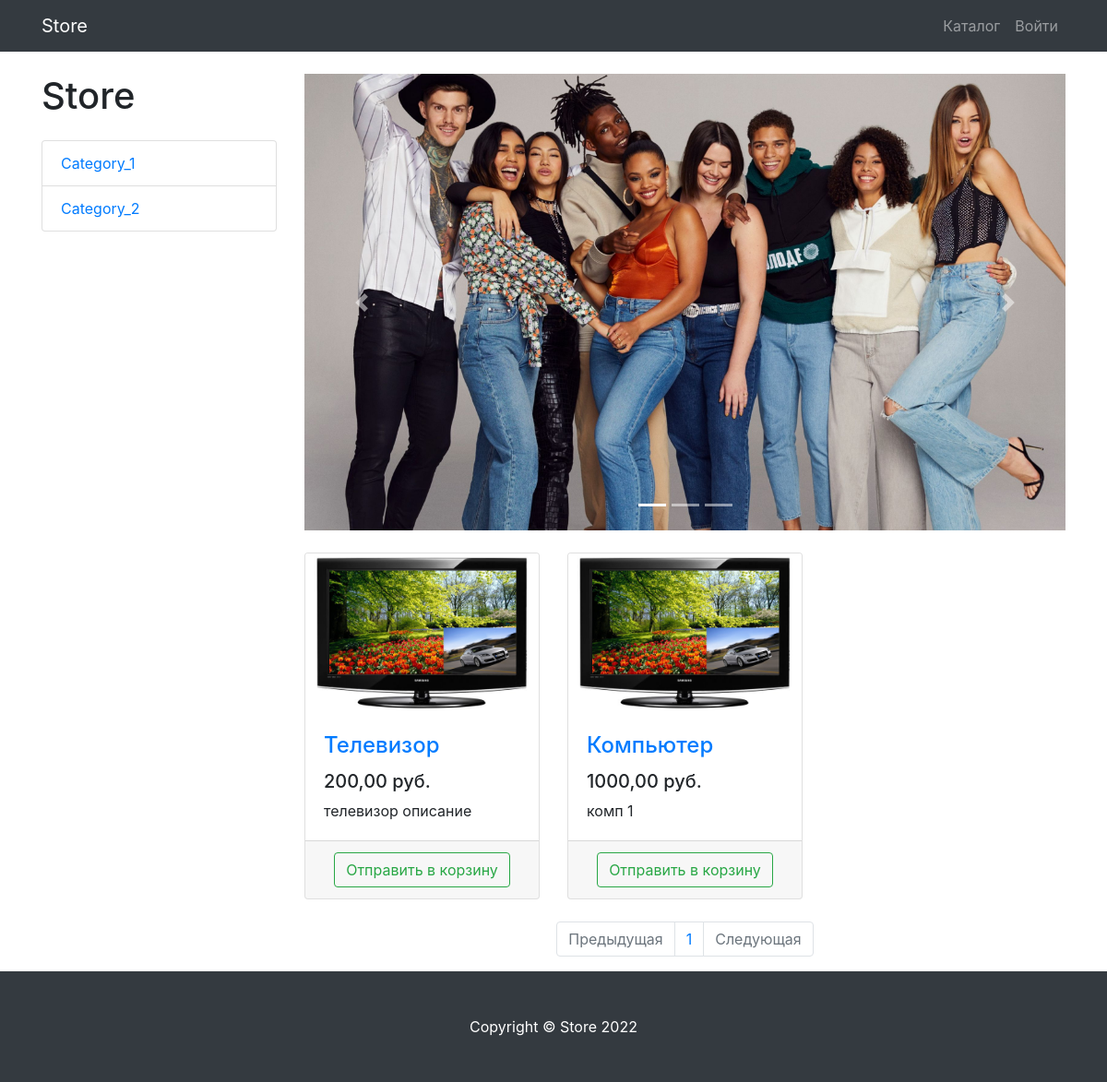
Before: / with the older database file.
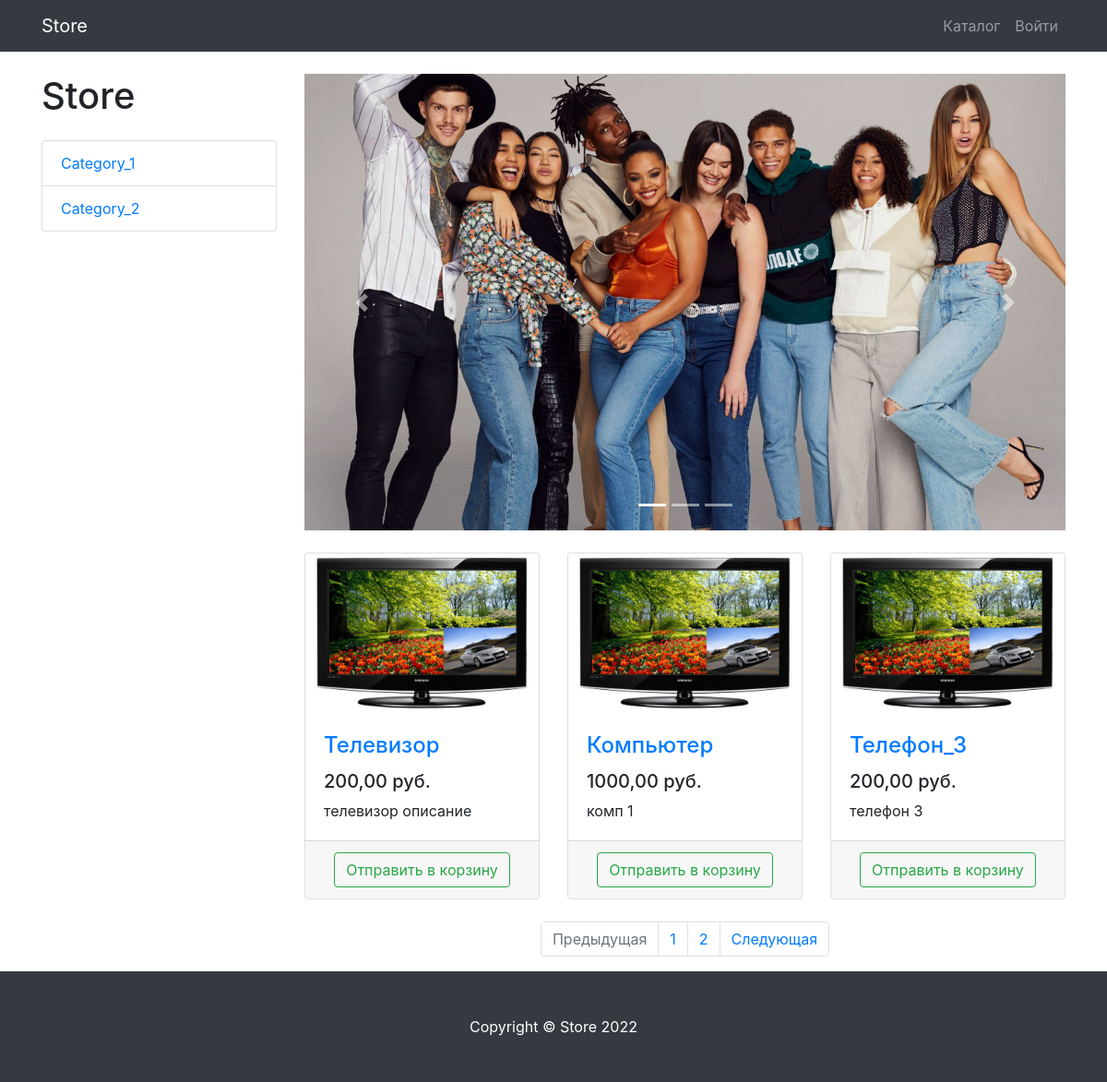
After: the same page with the newer database file.
### prostoapp/models.py (models this page shows, shortened)
class ProductCategory(models.Model):
    name = models.CharField(max_length=128, unique=True, verbose_name='Наименования')
    description = models.TextField(null=True, blank=True, verbose_name='Описание')
    class Meta:
        verbose_name = 'Категория'
        verbose_name_plural = 'Категории'

class Product(models.Model):
    name = models.CharField(max_length=256, verbose_name='Наименование')
    description = models.TextField(verbose_name='Описание')
    price = models.DecimalField(max_digits=8, decimal_places=2, verbose_name='Цена')
    quantity = models.PositiveIntegerField(default=0, verbose_name='Наличие')
    image = models.ImageField(upload_to='products_images', verbose_name='Картинка')
    category = models.ForeignKey(to=ProductCategory, on_delete=models.CASCADE, verbose_name='Категория')
    class Meta:
        verbose_name = 'Продукт'
        verbose_name_plural = 'Продукты'

### prostoapp/views.py (the view)
# urls.py: path('', products, name='index'),
def products(request, category_id=None, page_number=1):
    products = Product.objects.filter(category_id=category_id) if category_id else Product.objects.all()
    per_page = 3
    paginator = Paginator(products, per_page)
    products_paginator = paginator.page(page_number)
    context = {
        'products': products_paginator,
        'categories': ProductCategory.objects.all(),
    }
    return render(request, 'prostoapp/products.html', context)

### prostoapp/templates/prostoapp/products.html (shortened to what the changed rows need)
{% extends 'prostoapp/base.html' %}
{% load static %}
{% block css %}
    <link href="{% static 'vendor/css/products.css' %}" rel="stylesheet">
{% endblock %}
{% block content %}
    <div class="container">
        <div class="row">
            <div class="col-lg-3">
                <h1 class="my-4">Store</h1>
                <div class="list-group">
                    {% for category in categories %}
                        <a href="{% url 'prostoapp:category' category.id %}" class="list-group-item">
                            {{ category.name }}
                        </a>
                    {% endfor %}
                </div>
            </div>
            <div class="col-lg-9">
                <div class="row">
                    {% for product in products %}
                        <div class="col-lg-4 col-md-6 mb-4">
                            <div class="card h-100">
                                <a href="#">
                                    <img class="card-img-top"
                                         src="{{ product.image.url }}"
                                         alt="">
                                </a>
                                <div class="card-body">
                                    <h4 class="card-title">
                                        <a href="#">{{ product.name }}</a>
                                    </h4>
                                    <h5>{{ product.price }} руб.</h5>
                                    <p class="card-text">{{ product.description }}</p>
                                </div>
                                <div class="card-footer text-center">
                                    <a class="btn btn-outline-success"
                                       href="{% url 'prostoapp:basket_add' product.id %}">
                                        Отправить в корзину
                                    </a>
                                </div>
                            </div>
                        </div>
                    {% endfor %}
                </div>
                <nav aria-label="Page navigation example">
                    <ul class="pagination justify-content-center">
                        {% for page in products.paginator.page_range %}
                            <li class="page-item">
                                <a class="page-link" href="{% url 'prostoapp:paginator' page %}">
                                    {{ page }}
                                </a>
                            </li>
                        {% endfor %}
                        <li class="page-item {% if not products.has_next %} disabled {% endif %}">
                            <a class="page-link"
                               href="{% if products.has_next %} {% url 'prostoapp:paginator' products.next_page_number %} {% else %} # {% endif %}">
                                Следующая
                            </a>
                        </li>
                    </ul>
                </nav>
            </div>
        </div>
    </div>
{% endblock %}

Changed rows visible on the page:
added Product: image (picture), name "Телефон_3", price "200,00", description "телефон 3"
Other visible differences:
new list line: "2"
